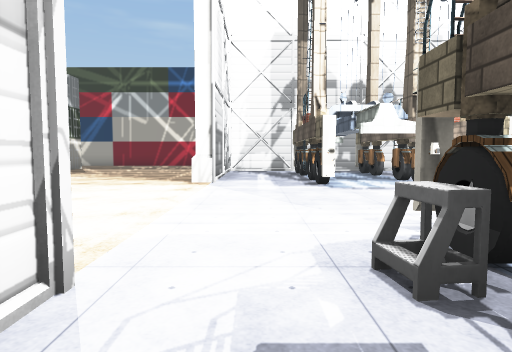
View 1 (above)

24 first-person views from a walk through a 3-D level made in the Unity game engine. The camera is 1.4 m above the floor, tilts 4° down and sees 75° across. The floor is counted in squares, 2 m on a side. Each view is taken from the middle of a square. On the plan, view 1 faces up. The plan holds only what a view shows up to about 10 squares ahead; the rest is blank. The place goes on beyond the plan. The player character is not drawn. Some animated figures are not drawn. Some surface patterns are stand-ins.

View 2
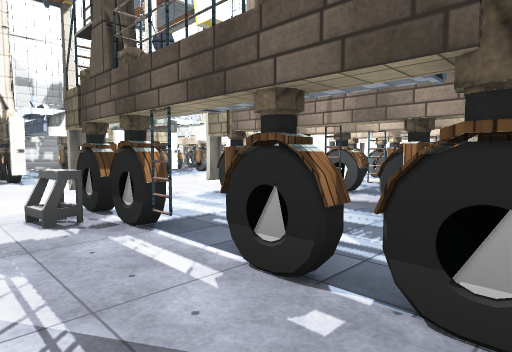

View 3
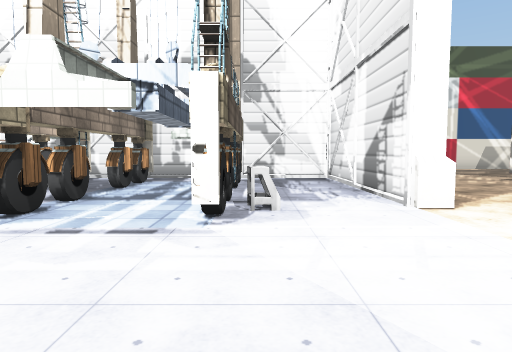

View 4
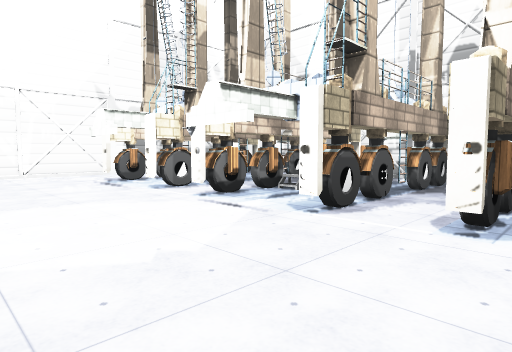

View 5
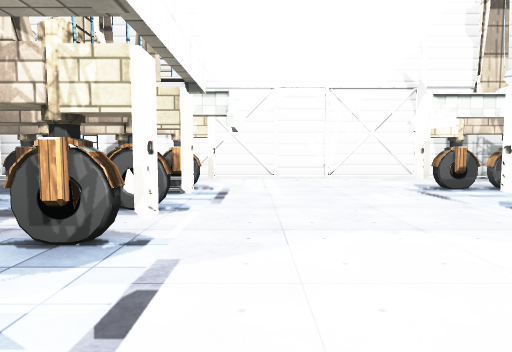

View 6
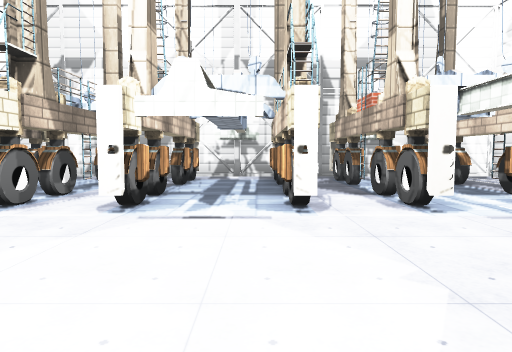

View 7
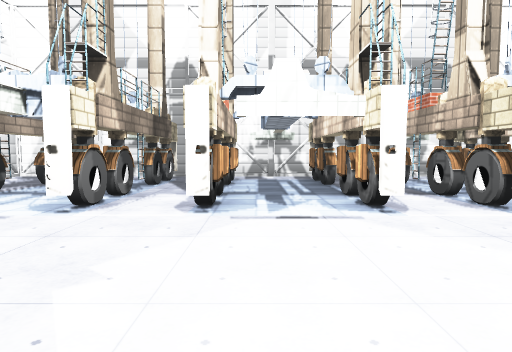

View 8
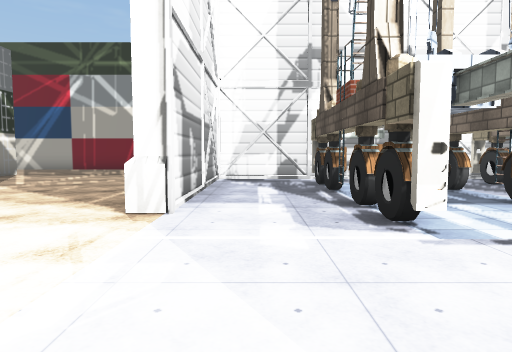

View 9
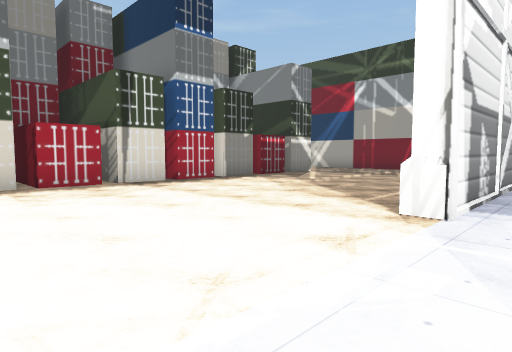

View 10
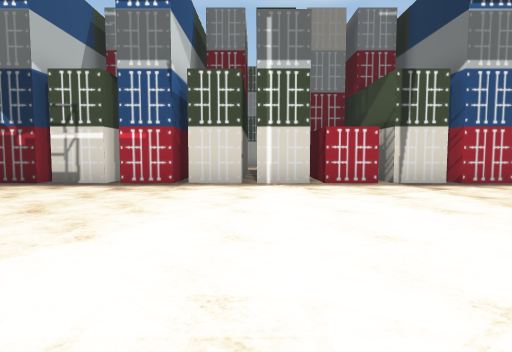

View 11
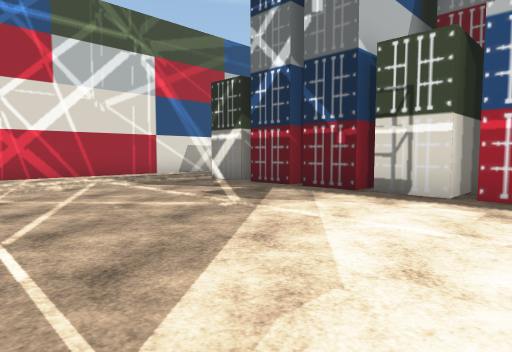

View 12
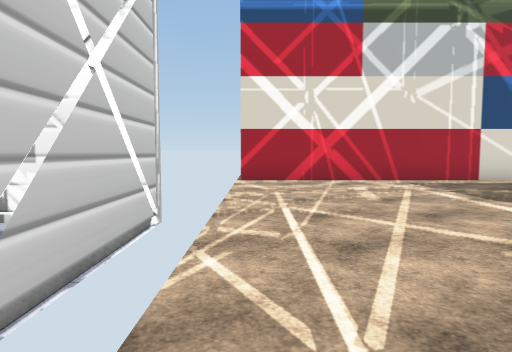

View 13
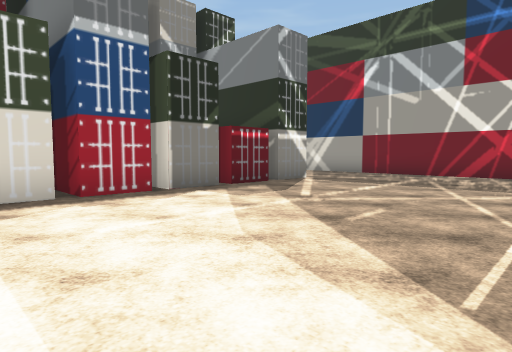

View 14
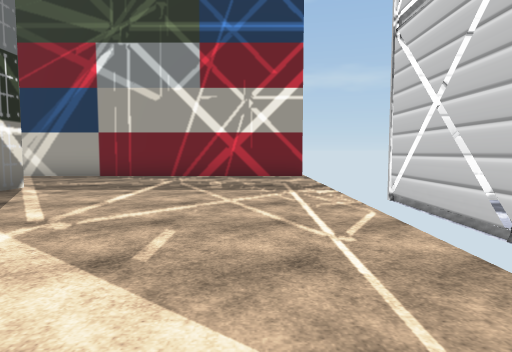

View 15
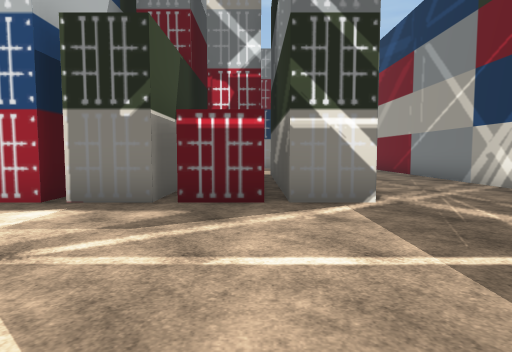

View 16
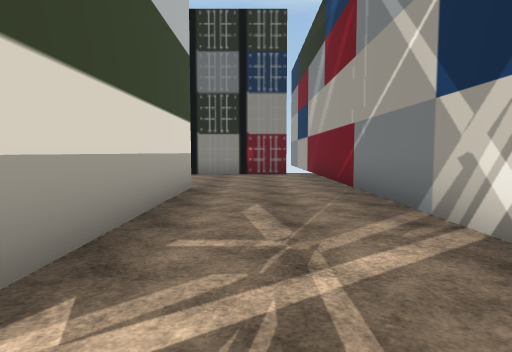

View 17
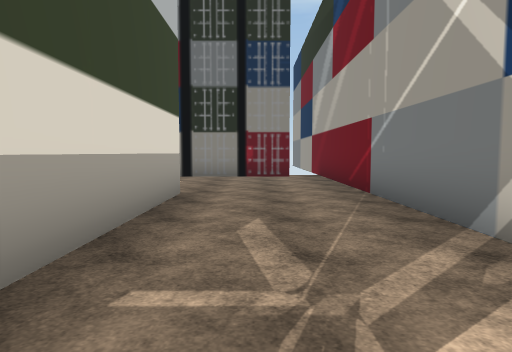

View 18
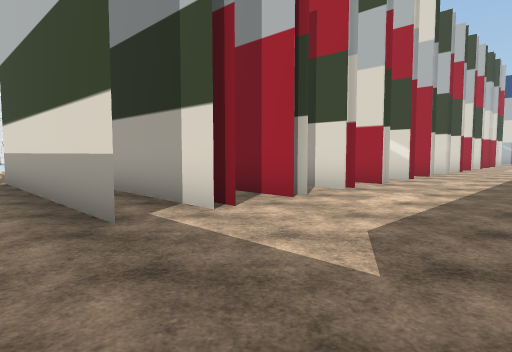

View 19
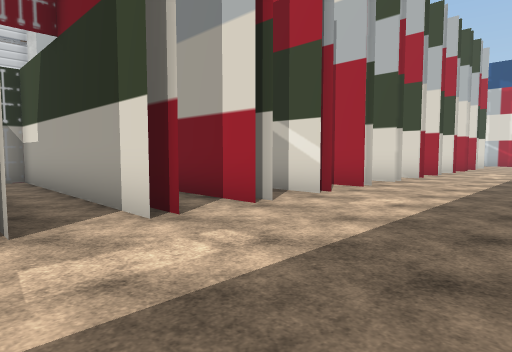

View 20
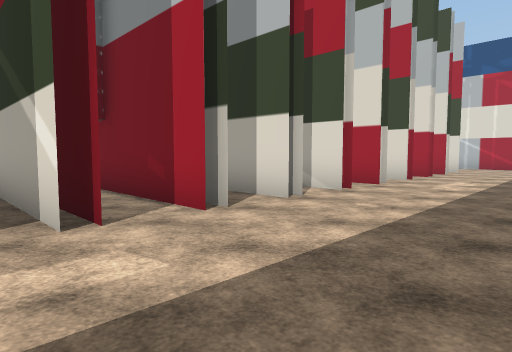

View 21
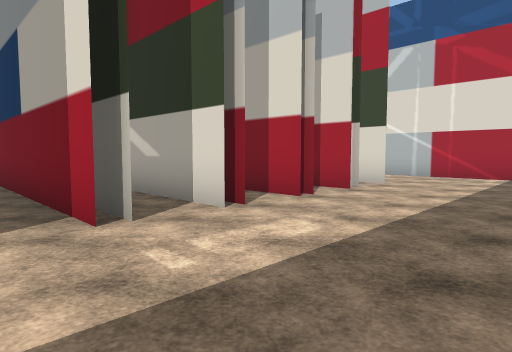

View 22
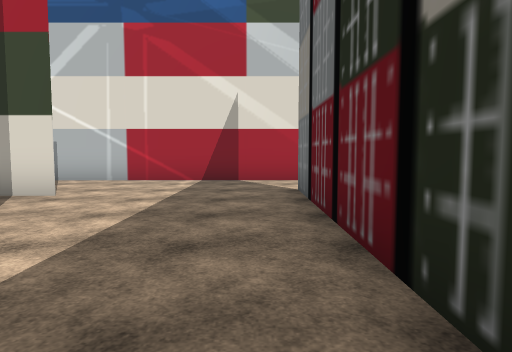

View 23
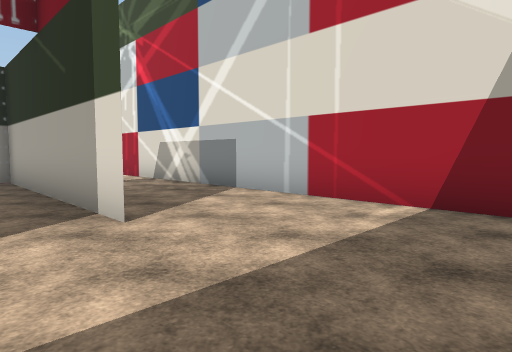

View 24
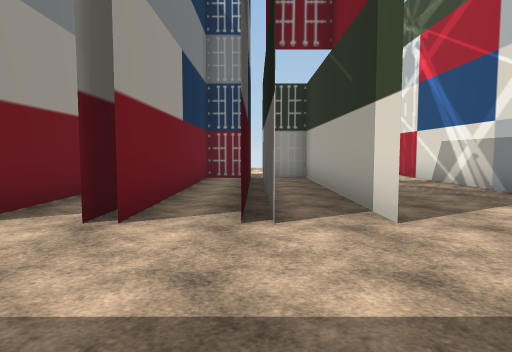

### Floor plan
Key: @ floor where view 1 was taken; # wall or solid block; . main floor; : floor 0.25 m higher than the main floor; T thing the floor can be seen under or through; O other object.
Columns run from 18 left of view 1 to 14 right of it. Each row starts with its distance up from view 1.
 18 #################
 17 #................
 16 #................
 15 #....######......
 14 #.......  #......
 13  ....######......################
 12  ....##  ##......#..#.##..##.  .
 11  .........#......#..T.##..##.T..
 10  ....######......#..T.##..##.T. #
  9  ......   #......#..T.##..##.T. #
  8  ....##  ##......#..T.##..##.T  #
  7  ....######.........T.##..##.#..#
  6  ....... .#.....................#
  5  ....######.....................#
  4  ....######.....................#
  3   ....    #...........##..##....#
  2  ....#  ###........O#.##..##.#..#
  1  ....######......#.##.# O:## #..#
  0  ......   #......#@...... ..   .#
 -1 #....######......#..#.##.  #
 -2 #.....    #......#..#.##. ##
 -3 #....######......#.. .....
 -4 #....######...... ########
 -5 #....######......
 -6 #......   .......
 -7 .................
 -8 .................
 -9 #################

Positions as (right, up) in squares from view 1, and headings:
1: (0, 0), facing up
2: (0, -2), facing up-right
3: (1, 6), facing down
4: (3, 6), facing down-right
5: (5, 6), facing right
6: (7, 3), facing up
7: (6, 3), facing up
8: (0, 4), facing up
9: (0, 4), facing up-left
10: (0, 4), facing left
11: (-2, 2), facing down-left
12: (-2, 0), facing down
13: (-2, 7), facing up-left
14: (-3, 8), facing up
15: (-3, 13), facing left
16: (-7, 16), facing left
17: (-8, 16), facing left
18: (-17, 16), facing down-right
19: (-17, 12), facing down-right
20: (-17, 8), facing down-right
21: (-17, 2), facing down-right
22: (-17, 0), facing down
23: (-17, -4), facing down-right
24: (-17, -4), facing right
